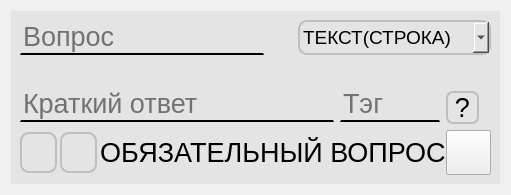
                  <widget class="QWidget" name="page_4">
                   <layout class="QVBoxLayout" name="verticalLayout_17">
                    <item>
                     <layout class="QHBoxLayout" name="horizontalLayout_98">
                      <item>
                       <widget class="QWidget" name="widget_3" native="true">
                        <property name="maximumSize">
                         <size>
                          <width>900</width>
                          <height>400</height>
                         </size>
                        </property>
                        <property name="styleSheet">
                         <string notr="true">#widget_3 {
background-color: rgb(228, 228, 228)
}</string>
                        </property>
                        <layout class="QVBoxLayout" name="verticalLayout_15">
                         <property name="sizeConstraint">
                          <enum>QLayout::SetDefaultConstraint</enum>
                         </property>
                         <item>
                          <layout class="QHBoxLayout" name="horizontalLayout_21">
                           <item>
                            <layout class="QHBoxLayout" name="horizontalLayout_27">
                             <item>
                              <widget class="QLineEdit" name="Vopros_2">
                               <property name="maximumSize">
                                <size>
                                 <width>425</width>
                                 <height>60</height>
                                </size>
                               </property>
                               <property name="font">
                                <font>
                                 <pointsize>20</pointsize>
                                </font>
                               </property>
                               <property name="styleSheet">
                                <string notr="true">border-top: 0px solid;
border-bottom: 2px solid;
background-color: rgb(228, 228, 228);</string>
                               </property>
                               <property name="alignment">
                                <set>Qt::AlignBottom|Qt::AlignLeading|Qt::AlignLeft</set>
                               </property>
                               <property name="placeholderText">
                                <string>Вопрос</string>
                               </property>
                              </widget>
                             </item>
                             <item>
                              <layout class="QHBoxLayout" name="horizontalLayout_28">
                               <property name="leftMargin">
                                <number>28</number>
                               </property>
                               <item>
                                <widget class="QComboBox" name="comboBox_2">
                                 <property name="maximumSize">
                                  <size>
                                   <width>220</width>
                                   <height>80</height>
                                  </size>
                                 </property>
                                 <property name="font">
                                  <font>
                                   <pointsize>14</pointsize>
                                  </font>
                                 </property>
                                 <property name="styleSheet">
                                  <string notr="true">#comboBox_2 {
border: 2px solid;
border-radius: 9px;
border-color:rgb(190, 190, 190) ;
background-color: rgb(228, 228, 228);
}
#comboBox_2:hover {
background-color: rgb(219, 219, 219);
}
#comboBox_2:pressed { 
background-color:rgb(219, 219, 219);
}

</string>
                                 </property>
                                 <item>
                                  <property name="text">
                                   <string>ТЕКСТ(СТРОКА)</string>
                                  </property>
                                 </item>
                                 <item>
                                  <property name="text">
                                   <string>ТЕКСТ(АБЗАЦ)</string>
                                  </property>
                                 </item>
                                 <item>
                                  <property name="text">
                                   <string>ОДИН ИЗ СПИСКА</string>
                                  </property>
                                 </item>
                                 <item>
                                  <property name="text">
                                   <string>МН. ИЗ СПИСКА</string>
                                  </property>
                                 </item>
                                 <item>
                                  <property name="text">
                                   <string>РАСКР. СПИСОК</string>
                                  </property>
                                 </item>
                                 <item>
                                  <property name="text">
                                   <string>ШКАЛА</string>
                                  </property>
                                 </item>
                                 <item>
                                  <property name="text">
                                   <string>ДАТА</string>
                                  </property>
                                 </item>
                                 <item>
                                  <property name="text">
                                   <string>ВРЕМЯ</string>
                                  </property>
                                 </item>
                                </widget>
                               </item>
                              </layout>
                             </item>
                            </layout>
                           </item>
                          </layout>
                         </item>
                         <item>
                          <layout class="QHBoxLayout" name="horizontalLayout_29">
                           <property name="leftMargin">
                            <number>0</number>
                           </property>
                           <item>
                            <layout class="QHBoxLayout" name="horizontalLayout_30">
                             <item>
                              <widget class="QLineEdit" name="Kratki_otvet">
                               <property name="maximumSize">
                                <size>
                                 <width>425</width>
                                 <height>60</height>
                                </size>
                               </property>
                               <property name="font">
                                <font>
                                 <pointsize>20</pointsize>
                                </font>
                               </property>
                               <property name="styleSheet">
                                <string notr="true">border-top: 0px solid;
border-bottom: 2px solid;
background-color: rgb(228, 228, 228);</string>
                               </property>
                               <property name="alignment">
                                <set>Qt::AlignBottom|Qt::AlignLeading|Qt::AlignLeft</set>
                               </property>
                               <property name="placeholderText">
                                <string>Краткий ответ</string>
                               </property>
                              </widget>
                             </item>
                            </layout>
                           </item>
                           <item>
                            <layout class="QHBoxLayout" name="horizontalLayout_31">
                             <item>
                              <widget class="QLineEdit" name="Tag_2">
                               <property name="maximumSize">
                                <size>
                                 <width>100</width>
                                 <height>60</height>
                                </size>
                               </property>
                               <property name="font">
                                <font>
                                 <pointsize>20</pointsize>
                                </font>
                               </property>
                               <property name="styleSheet">
                                <string notr="true">border-top: 0px solid;
border-bottom: 2px solid;
background-color: rgb(228, 228, 228);</string>
                               </property>
                               <property name="alignment">
                                <set>Qt::AlignBottom|Qt::AlignLeading|Qt::AlignLeft</set>
                               </property>
                               <property name="placeholderText">
                                <string>Тэг</string>
                               </property>
                              </widget>
                             </item>
                             <item>
                              <layout class="QVBoxLayout" name="verticalLayout_16">
                               <item>
                                <spacer name="verticalSpacer_2">
                                 <property name="orientation">
                                  <enum>Qt::Vertical</enum>
                                 </property>
                                 <property name="sizeType">
                                  <enum>QSizePolicy::Fixed</enum>
                                 </property>
                                 <property name="sizeHint" stdset="0">
                                  <size>
                                   <width>45</width>
                                   <height>30</height>
                                  </size>
                                 </property>
                                </spacer>
                               </item>
                               <item>
                                <widget class="QPushButton" name="Button_Question_2">
                                 <property name="maximumSize">
                                  <size>
                                   <width>33</width>
                                   <height>33</height>
                                  </size>
                                 </property>
                                 <property name="font">
                                  <font>
                                   <pointsize>20</pointsize>
                                  </font>
                                 </property>
                                 <property name="styleSheet">
                                  <string notr="true">#Button_Question_2 {
border: 2px solid;
border-radius: 7px;
border-color:rgb(190, 190, 190);
background-color: rgb(228, 228, 228);
}
#Button_Question_2:hover {
background-color:rgb(219, 219, 219);
}
#Button_Question_2:pressed { 
background-color:rgb(204, 204, 204);
}

</string>
                                 </property>
                                 <property name="text">
                                  <string>?</string>
                                 </property>
                                </widget>
                               </item>
                              </layout>
                             </item>
                            </layout>
                           </item>
                          </layout>
                         </item>
                         <item>
                          <layout class="QHBoxLayout" name="horizontalLayout_32">
                           <property name="spacing">
                            <number>3</number>
                           </property>
                           <item>
                            <widget class="QPushButton" name="Button_delete_2">
                             <property name="maximumSize">
                              <size>
                               <width>41</width>
                               <height>41</height>
                              </size>
                             </property>
                             <property name="styleSheet">
                              <string notr="true">#Button_delete_2 {
image: url(:/delete/Rectangle_32.png);
border: 2px solid;
border-radius: 9px;
border-color:rgb(190, 190, 190);
background-color: rgb(228, 228, 228);
}
#Button_delete_2:hover {
background-color:rgb(219, 219, 219);
}
#Button_delete_2:pressed { 
background-color:rgb(204, 204, 204);
}
</string>
                             </property>
                             <property name="text">
                              <string/>
                             </property>
                             <property name="icon">
                              <iconset>
                               <normaloff>../../../../../1621635.png</normaloff>../../../../../1621635.png</iconset>
                             </property>
                            </widget>
                           </item>
                           <item>
                            <widget class="QPushButton" name="pushButton_copy_2">
                             <property name="maximumSize">
                              <size>
                               <width>41</width>
                               <height>41</height>
                              </size>
                             </property>
                             <property name="styleSheet">
                              <string notr="true">#pushButton_copy_2{
image: url(:/copy/1621635.png);
border: 2px solid;
border-radius: 9px;
border-color:rgb(190, 190, 190);
background-color: rgb(228, 228, 228);
}
#pushButton_copy_2:hover {
background-color:rgb(219, 219, 219);
}
#pushButton_copy_2:pressed { 
background-color:rgb(204, 204, 204);
}
</string>
                             </property>
                             <property name="text">
                              <string/>
                             </property>
                            </widget>
                           </item>
                           <item>
                            <layout class="QHBoxLayout" name="horizontalLayout_33">
                             <property name="spacing">
                              <number>0</number>
                             </property>
                             <item>
                              <widget class="QLabel" name="Obyazatelny_vopros_2">
                               <property name="maximumSize">
                                <size>
                                 <width>400</width>
                                 <height>34</height>
                                </size>
                               </property>
                               <property name="font">
                                <font>
                                 <pointsize>20</pointsize>
                                </font>
                               </property>
                               <property name="text">
                                <string>ОБЯЗАТЕЛЬНЫЙ ВОПРОС</string>
                               </property>
                              </widget>
                             </item>
                             <item>
                              <widget class="QWidget" name="widget_4" native="true">
                               <property name="minimumSize">
                                <size>
                                 <width>45</width>
                                 <height>45</height>
                                </size>
                               </property>
                               <property name="maximumSize">
                                <size>
                                 <width>45</width>
                                 <height>45</height>
                                </size>
                               </property>
                               <widget class="QPushButton" name="pushButton_4">
                                <property name="geometry">
                                 <rect>
                                  <x>0</x>
                                  <y>0</y>
                                  <width>45</width>
                                  <height>45</height>
                                 </rect>
                                </property>
                                <property name="maximumSize">
                                 <size>
                                  <width>45</width>
                                  <height>45</height>
                                 </size>
                                </property>
                                <property name="text">
                                 <string/>
                                </property>
                               </widget>
                               <widget class="QPushButton" name="pushButton_5">
                                <property name="geometry">
                                 <rect>
                                  <x>0</x>
                                  <y>0</y>
                                  <width>45</width>
                                  <height>45</height>
                                 </rect>
                                </property>
                                <property name="maximumSize">
                                 <size>
                                  <width>45</width>
                                  <height>45</height>
                                 </size>
                                </property>
                                <property name="text">
                                 <string/>
                                </property>
                                <property name="icon">
                                 <iconset>
                                  <normaloff>../../../../../png-clipart-check-mark-computer-icons-symbol-miscellaneous-angle.png</normaloff>../../../../../png-clipart-check-mark-computer-icons-symbol-miscellaneous-angle.png</iconset>
                                </property>
                               </widget>
                              </widget>
                             </item>
                            </layout>
                           </item>
                          </layout>
                         </item>
                        </layout>
                       </widget>
                      </item>
                     </layout>
                    </item>
                   </layout>
                  </widget>
